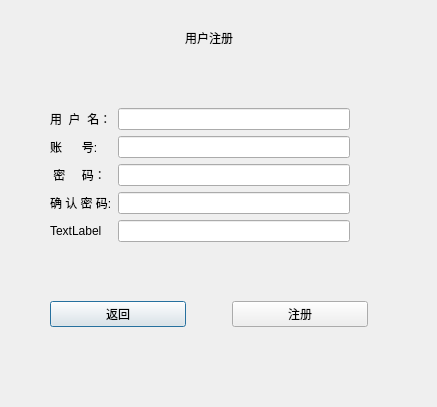
<?xml version="1.0" encoding="UTF-8"?>
<ui version="4.0">
 <class>RegisterDialog</class>
 <widget class="QDialog" name="RegisterDialog">
  <property name="geometry">
   <rect>
    <x>0</x>
    <y>0</y>
    <width>437</width>
    <height>407</height>
   </rect>
  </property>
  <property name="windowTitle">
   <string>Dialog</string>
  </property>
  <property name="styleSheet">
   <string notr="true"/>
  </property>
  <widget class="QWidget" name="layoutWidget">
   <property name="geometry">
    <rect>
     <x>10</x>
     <y>10</y>
     <width>398</width>
     <height>371</height>
    </rect>
   </property>
   <layout class="QVBoxLayout" name="verticalLayout">
    <item>
     <spacer name="verticalSpacer_4">
      <property name="orientation">
       <enum>Qt::Vertical</enum>
      </property>
      <property name="sizeType">
       <enum>QSizePolicy::Fixed</enum>
      </property>
      <property name="sizeHint" stdset="0">
       <size>
        <width>0</width>
        <height>18</height>
       </size>
      </property>
     </spacer>
    </item>
    <item>
     <layout class="QHBoxLayout" name="horizontalLayout">
      <item>
       <spacer name="horizontalSpacer">
        <property name="orientation">
         <enum>Qt::Horizontal</enum>
        </property>
        <property name="sizeHint" stdset="0">
         <size>
          <width>40</width>
          <height>20</height>
         </size>
        </property>
       </spacer>
      </item>
      <item>
       <widget class="QLabel" name="titlelabel">
        <property name="styleSheet">
         <string notr="true">font: 75  20pt &quot;Dotum&quot;;</string>
        </property>
        <property name="text">
         <string>用户注册</string>
        </property>
       </widget>
      </item>
      <item>
       <spacer name="horizontalSpacer_2">
        <property name="orientation">
         <enum>Qt::Horizontal</enum>
        </property>
        <property name="sizeHint" stdset="0">
         <size>
          <width>40</width>
          <height>20</height>
         </size>
        </property>
       </spacer>
      </item>
     </layout>
    </item>
    <item>
     <spacer name="verticalSpacer_3">
      <property name="orientation">
       <enum>Qt::Vertical</enum>
      </property>
      <property name="sizeType">
       <enum>QSizePolicy::Expanding</enum>
      </property>
      <property name="sizeHint" stdset="0">
       <size>
        <width>20</width>
        <height>18</height>
       </size>
      </property>
     </spacer>
    </item>
    <item>
     <layout class="QGridLayout" name="gridLayout">
      <item row="2" column="2">
       <widget class="QLineEdit" name="passwordline">
        <property name="sizePolicy">
         <sizepolicy hsizetype="Preferred" vsizetype="Fixed">
          <horstretch>0</horstretch>
          <verstretch>0</verstretch>
         </sizepolicy>
        </property>
        <property name="minimumSize">
         <size>
          <width>0</width>
          <height>0</height>
         </size>
        </property>
       </widget>
      </item>
      <item row="0" column="2">
       <widget class="QLineEdit" name="userline">
        <property name="sizePolicy">
         <sizepolicy hsizetype="Preferred" vsizetype="Fixed">
          <horstretch>0</horstretch>
          <verstretch>0</verstretch>
         </sizepolicy>
        </property>
        <property name="minimumSize">
         <size>
          <width>0</width>
          <height>0</height>
         </size>
        </property>
        <property name="styleSheet">
         <string notr="true"/>
        </property>
       </widget>
      </item>
      <item row="3" column="1">
       <widget class="QLabel" name="label_5">
        <property name="sizePolicy">
         <sizepolicy hsizetype="Fixed" vsizetype="Preferred">
          <horstretch>0</horstretch>
          <verstretch>0</verstretch>
         </sizepolicy>
        </property>
        <property name="styleSheet">
         <string notr="true"/>
        </property>
        <property name="text">
         <string>确 认 密 码:</string>
        </property>
       </widget>
      </item>
      <item row="0" column="1">
       <widget class="QLabel" name="label">
        <property name="sizePolicy">
         <sizepolicy hsizetype="Fixed" vsizetype="Preferred">
          <horstretch>0</horstretch>
          <verstretch>0</verstretch>
         </sizepolicy>
        </property>
        <property name="styleSheet">
         <string notr="true"/>
        </property>
        <property name="text">
         <string>用  户  名：</string>
        </property>
       </widget>
      </item>
      <item row="3" column="2">
       <widget class="QLineEdit" name="passwordline1">
        <property name="sizePolicy">
         <sizepolicy hsizetype="Preferred" vsizetype="Fixed">
          <horstretch>0</horstretch>
          <verstretch>0</verstretch>
         </sizepolicy>
        </property>
        <property name="minimumSize">
         <size>
          <width>0</width>
          <height>0</height>
         </size>
        </property>
       </widget>
      </item>
      <item row="2" column="1">
       <widget class="QLabel" name="label_3">
        <property name="sizePolicy">
         <sizepolicy hsizetype="Fixed" vsizetype="Preferred">
          <horstretch>0</horstretch>
          <verstretch>0</verstretch>
         </sizepolicy>
        </property>
        <property name="styleSheet">
         <string notr="true"/>
        </property>
        <property name="text">
         <string> 密     码：</string>
        </property>
       </widget>
      </item>
      <item row="4" column="1">
       <widget class="QLabel" name="yanzhenglabel">
        <property name="sizePolicy">
         <sizepolicy hsizetype="Fixed" vsizetype="Preferred">
          <horstretch>0</horstretch>
          <verstretch>0</verstretch>
         </sizepolicy>
        </property>
        <property name="styleSheet">
         <string notr="true">font: 75 italic 14pt &quot;Candara&quot;;</string>
        </property>
        <property name="text">
         <string>TextLabel</string>
        </property>
       </widget>
      </item>
      <item row="1" column="2">
       <widget class="QLineEdit" name="workernumline">
        <property name="sizePolicy">
         <sizepolicy hsizetype="Preferred" vsizetype="Fixed">
          <horstretch>0</horstretch>
          <verstretch>0</verstretch>
         </sizepolicy>
        </property>
        <property name="minimumSize">
         <size>
          <width>0</width>
          <height>0</height>
         </size>
        </property>
       </widget>
      </item>
      <item row="1" column="1">
       <widget class="QLabel" name="label_2">
        <property name="sizePolicy">
         <sizepolicy hsizetype="Fixed" vsizetype="Preferred">
          <horstretch>0</horstretch>
          <verstretch>0</verstretch>
         </sizepolicy>
        </property>
        <property name="styleSheet">
         <string notr="true"/>
        </property>
        <property name="text">
         <string>账      号: </string>
        </property>
       </widget>
      </item>
      <item row="4" column="2">
       <layout class="QHBoxLayout" name="horizontalLayout_4">
        <item>
         <widget class="QLineEdit" name="yanzhengline">
          <property name="sizePolicy">
           <sizepolicy hsizetype="Preferred" vsizetype="Preferred">
            <horstretch>0</horstretch>
            <verstretch>0</verstretch>
           </sizepolicy>
          </property>
          <property name="minimumSize">
           <size>
            <width>0</width>
            <height>0</height>
           </size>
          </property>
         </widget>
        </item>
       </layout>
      </item>
      <item row="2" column="3">
       <spacer name="horizontalSpacer_13">
        <property name="orientation">
         <enum>Qt::Horizontal</enum>
        </property>
        <property name="sizeType">
         <enum>QSizePolicy::Minimum</enum>
        </property>
        <property name="sizeHint" stdset="0">
         <size>
          <width>40</width>
          <height>20</height>
         </size>
        </property>
       </spacer>
      </item>
      <item row="3" column="3">
       <spacer name="horizontalSpacer_12">
        <property name="orientation">
         <enum>Qt::Horizontal</enum>
        </property>
        <property name="sizeType">
         <enum>QSizePolicy::Minimum</enum>
        </property>
        <property name="sizeHint" stdset="0">
         <size>
          <width>58</width>
          <height>18</height>
         </size>
        </property>
       </spacer>
      </item>
      <item row="4" column="3">
       <spacer name="horizontalSpacer_6">
        <property name="orientation">
         <enum>Qt::Horizontal</enum>
        </property>
        <property name="sizeType">
         <enum>QSizePolicy::Minimum</enum>
        </property>
        <property name="sizeHint" stdset="0">
         <size>
          <width>40</width>
          <height>20</height>
         </size>
        </property>
       </spacer>
      </item>
      <item row="0" column="3">
       <spacer name="horizontalSpacer_15">
        <property name="orientation">
         <enum>Qt::Horizontal</enum>
        </property>
        <property name="sizeType">
         <enum>QSizePolicy::Minimum</enum>
        </property>
        <property name="sizeHint" stdset="0">
         <size>
          <width>40</width>
          <height>20</height>
         </size>
        </property>
       </spacer>
      </item>
      <item row="1" column="3">
       <spacer name="horizontalSpacer_14">
        <property name="orientation">
         <enum>Qt::Horizontal</enum>
        </property>
        <property name="sizeType">
         <enum>QSizePolicy::Minimum</enum>
        </property>
        <property name="sizeHint" stdset="0">
         <size>
          <width>40</width>
          <height>20</height>
         </size>
        </property>
       </spacer>
      </item>
      <item row="1" column="0">
       <spacer name="horizontalSpacer_10">
        <property name="orientation">
         <enum>Qt::Horizontal</enum>
        </property>
        <property name="sizeType">
         <enum>QSizePolicy::Minimum</enum>
        </property>
        <property name="sizeHint" stdset="0">
         <size>
          <width>40</width>
          <height>20</height>
         </size>
        </property>
       </spacer>
      </item>
      <item row="3" column="0">
       <spacer name="horizontalSpacer_8">
        <property name="orientation">
         <enum>Qt::Horizontal</enum>
        </property>
        <property name="sizeType">
         <enum>QSizePolicy::Minimum</enum>
        </property>
        <property name="sizeHint" stdset="0">
         <size>
          <width>40</width>
          <height>20</height>
         </size>
        </property>
       </spacer>
      </item>
      <item row="2" column="0">
       <spacer name="horizontalSpacer_9">
        <property name="orientation">
         <enum>Qt::Horizontal</enum>
        </property>
        <property name="sizeType">
         <enum>QSizePolicy::Minimum</enum>
        </property>
        <property name="sizeHint" stdset="0">
         <size>
          <width>40</width>
          <height>20</height>
         </size>
        </property>
       </spacer>
      </item>
      <item row="4" column="0">
       <spacer name="horizontalSpacer_7">
        <property name="orientation">
         <enum>Qt::Horizontal</enum>
        </property>
        <property name="sizeType">
         <enum>QSizePolicy::Minimum</enum>
        </property>
        <property name="sizeHint" stdset="0">
         <size>
          <width>40</width>
          <height>20</height>
         </size>
        </property>
       </spacer>
      </item>
      <item row="0" column="0">
       <spacer name="horizontalSpacer_11">
        <property name="orientation">
         <enum>Qt::Horizontal</enum>
        </property>
        <property name="sizeType">
         <enum>QSizePolicy::Minimum</enum>
        </property>
        <property name="sizeHint" stdset="0">
         <size>
          <width>40</width>
          <height>20</height>
         </size>
        </property>
       </spacer>
      </item>
     </layout>
    </item>
    <item>
     <spacer name="verticalSpacer">
      <property name="orientation">
       <enum>Qt::Vertical</enum>
      </property>
      <property name="sizeType">
       <enum>QSizePolicy::Expanding</enum>
      </property>
      <property name="sizeHint" stdset="0">
       <size>
        <width>20</width>
        <height>13</height>
       </size>
      </property>
     </spacer>
    </item>
    <item>
     <layout class="QHBoxLayout" name="horizontalLayout_2">
      <item>
       <spacer name="horizontalSpacer_4">
        <property name="orientation">
         <enum>Qt::Horizontal</enum>
        </property>
        <property name="sizeType">
         <enum>QSizePolicy::Minimum</enum>
        </property>
        <property name="sizeHint" stdset="0">
         <size>
          <width>40</width>
          <height>20</height>
         </size>
        </property>
       </spacer>
      </item>
      <item>
       <widget class="QPushButton" name="returnbtn">
        <property name="sizePolicy">
         <sizepolicy hsizetype="Preferred" vsizetype="Preferred">
          <horstretch>0</horstretch>
          <verstretch>0</verstretch>
         </sizepolicy>
        </property>
        <property name="styleSheet">
         <string notr="true"/>
        </property>
        <property name="text">
         <string>返回</string>
        </property>
       </widget>
      </item>
      <item>
       <spacer name="horizontalSpacer_3">
        <property name="orientation">
         <enum>Qt::Horizontal</enum>
        </property>
        <property name="sizeType">
         <enum>QSizePolicy::Preferred</enum>
        </property>
        <property name="sizeHint" stdset="0">
         <size>
          <width>40</width>
          <height>20</height>
         </size>
        </property>
       </spacer>
      </item>
      <item>
       <widget class="QPushButton" name="registerbtn">
        <property name="sizePolicy">
         <sizepolicy hsizetype="Preferred" vsizetype="Preferred">
          <horstretch>0</horstretch>
          <verstretch>0</verstretch>
         </sizepolicy>
        </property>
        <property name="styleSheet">
         <string notr="true"/>
        </property>
        <property name="text">
         <string>注册</string>
        </property>
       </widget>
      </item>
      <item>
       <spacer name="horizontalSpacer_5">
        <property name="orientation">
         <enum>Qt::Horizontal</enum>
        </property>
        <property name="sizeType">
         <enum>QSizePolicy::Minimum</enum>
        </property>
        <property name="sizeHint" stdset="0">
         <size>
          <width>40</width>
          <height>20</height>
         </size>
        </property>
       </spacer>
      </item>
     </layout>
    </item>
    <item>
     <spacer name="verticalSpacer_2">
      <property name="orientation">
       <enum>Qt::Vertical</enum>
      </property>
      <property name="sizeType">
       <enum>QSizePolicy::Expanding</enum>
      </property>
      <property name="sizeHint" stdset="0">
       <size>
        <width>17</width>
        <height>13</height>
       </size>
      </property>
     </spacer>
    </item>
   </layout>
  </widget>
 </widget>
 <resources/>
 <connections/>
</ui>
